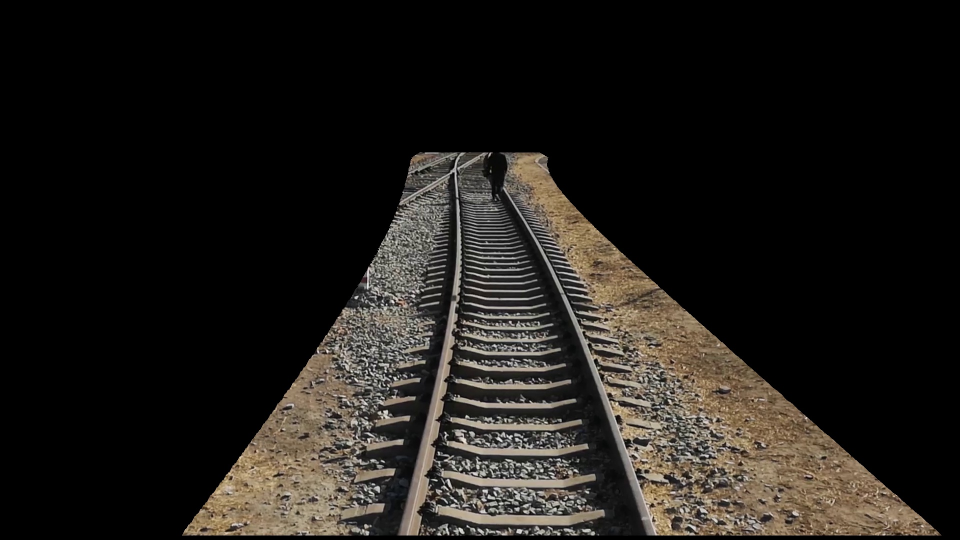
#> input picture pic/1.jpg, 1920 x 1080 px (shown at 1/2 size); its folder holds only this picture in this run
$ python -i utils.py   (imports and definitions only)   (older library calls are emulated)
#> lines starting #> are read from the running program, lines starting #| are printed output that depends on the picture
# -*- coding: utf-8 -*-
"""
Created on Fri Oct  6 23:37:10 2017

@author: yang
"""

import numpy as np
import os
import cv2
import matplotlib.pyplot as plt
import matplotlib.image as mpimg

#get all image in the given directory persume that this directory only contain image files
# [83 lines left out: functions get_images_by_dir, calibrate, order_points, get_M_Minv, cal_undistort, not called in this run]

def abs_sobel_thresh(img, orient='x', thresh_min=0, thresh_max=255):
    # Convert to grayscale
#> called with orient = 'x', thresh_min = 0, thresh_max = 255
    gray = cv2.cvtColor(img, cv2.COLOR_RGB2GRAY)
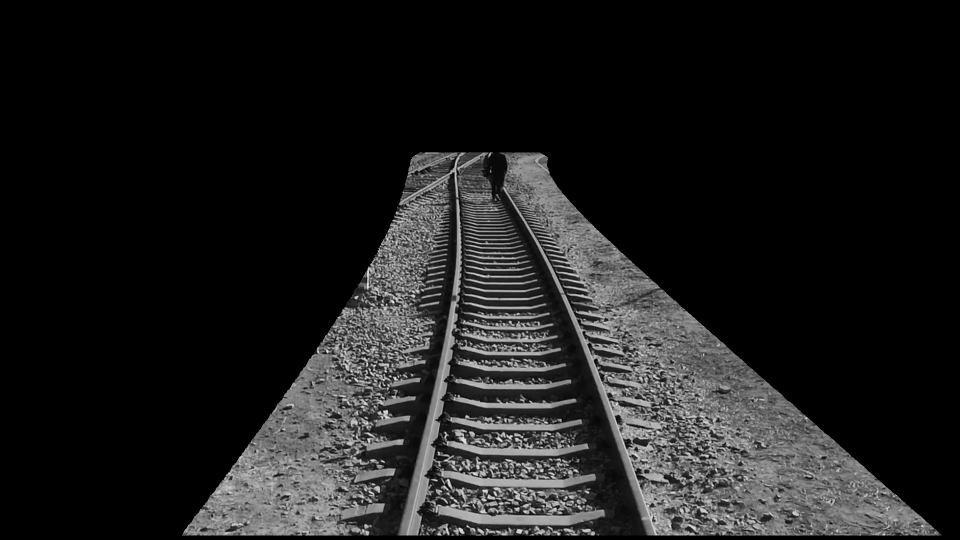
#> gray: shape (1080, 1920) (shown at 1/2 size); min 0, max 249, mean 29.5
    # [6 lines of commented-out code are left out]
    if orient == 'x':
        abs_sobel = np.absolute(cv2.Sobel(gray, cv2.CV_64F, 1, 0))
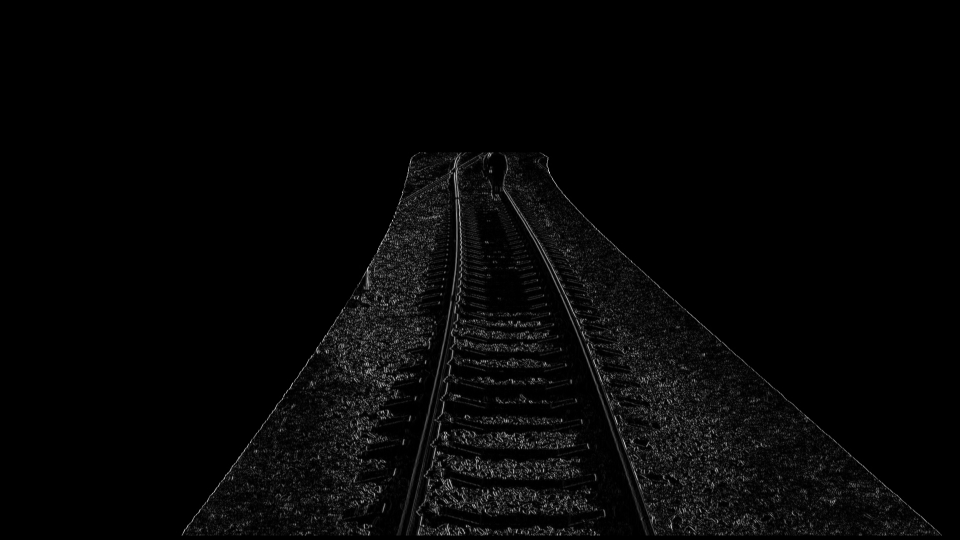
#> abs_sobel: shape (1080, 1920) float64 (shown at 1/2 size); min 0, max 817, mean 20; drawn with min black and max white
        #Sobel函数求完导数后会有负值，还有会大于255的值。而原图像是uint8，即8位无符号数，所以Sobel建立的图像位数不够，会有截断。因此要使用16位有符号的数据类型，即cv2.CV_64F
    if orient == 'y':
        abs_sobel = np.absolute(cv2.Sobel(gray, cv2.CV_64F, 0, 1))
    # Rescale back to 8 bit integer 重新缩放为8位整数
    scaled_sobel = np.uint8(255*abs_sobel/np.max(abs_sobel))
    # Create a copy and apply the threshold
    binary_output = np.zeros_like(scaled_sobel)
    # Here I'm using inclusive (>=, <=) thresholds, but exclusive is ok too
    binary_output[(scaled_sobel >= thresh_min) & (scaled_sobel <= thresh_max)] = 1

    # Return the result
    # print(binary_output)
    return binary_output

# [432 lines left out: functions mag_thresh, dir_threshold, hls_select, luv_select, lab_select, find_line and 12 more, not called in this run]

>>> import cv2
>>> picture = cv2.cvtColor(cv2.imread('pic/1.jpg'), cv2.COLOR_BGR2RGB)
>>> result = abs_sobel_thresh(picture)
#> result: shape (1080, 1920); every value is 1
